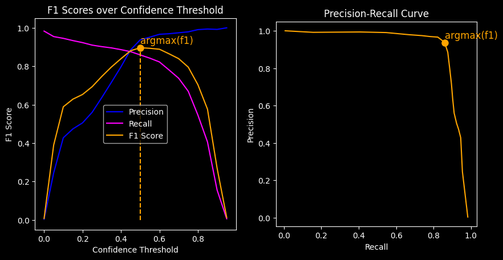
#> input picture evaluation_scores.png, 503 x 260 px, shrunk from 882 x 456 before the run, found by its file name
$ python combine_mri_comparison_figures.py
#> lines starting #> are read from the running program, lines starting #| are printed output that depends on the picture
#!/usr/bin/env python3
"""Join each figure of the own MRI model with the same figure of Ultralytics YOLOv5, side by side.

The two figures of a pair can differ by a few pixels, so the smaller one is padded with black to the size
of the larger one. Both halves then show at exactly the same size, wherever the page is rendered.

Run: python scripts/combine_mri_comparison_figures.py
"""
from pathlib import Path

import matplotlib.pyplot as plt
import numpy as np
from PIL import Image

figure_folder = Path(__file__).resolve().parents[1] / "docs" / "mri"
pairs = [
    ("evaluation_scores.png", "yolov5_evaluation_scores.png", "comparison_scores.png"),
    ("confusion_matrix.png", "yolov5_confusion_matrix.png", "comparison_confusion_matrices.png"),
    ("test_predictions.jpg", "yolov5_test_predictions.jpg", "comparison_predictions.jpg"),
]
model_names = ("Own model", "Ultralytics YOLOv5")


def padded_to(image, width, height):
    canvas = Image.new("RGB", (width, height), (0, 0, 0))
    canvas.paste(image, ((width - image.width) // 2, (height - image.height) // 2))
    return canvas


plt.style.use("dark_background")
for own_name, yolov5_name, combined_name in pairs:
    images = [Image.open(figure_folder / name).convert("RGB") for name in (own_name, yolov5_name)]
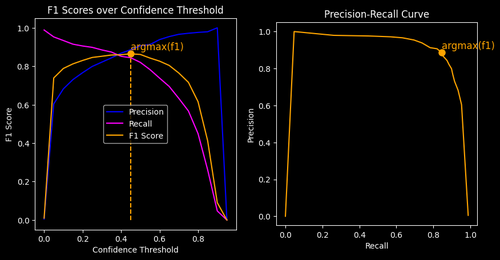
#> input picture docs/mri/yolov5_evaluation_scores.png, 500 x 260 px, shrunk from 876 x 456 before the run
#> images = 2 items
    width, height = max(image.width for image in images), max(image.height for image in images)
#> width = 503; height = 260
    images = [padded_to(image, width, height) for image in images]
#> in padded_to, `canvas = Image.new("RGB", (width, height), (0, 0, 0))`: canvas: PIL image 503x260 RGB; every value is 0
#> call 2 of padded_to, with width = 503, height = 260
#> in padded_to (call 2), `canvas.paste(image, ((width - image.width) // 2, (height - image.heigh..`:
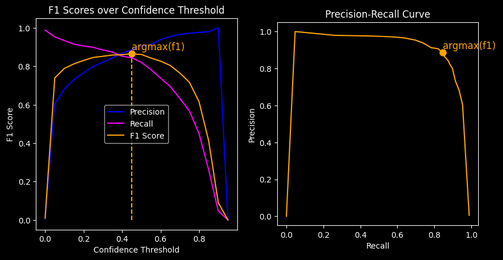
#> canvas: PIL image 503x260 RGB; mean R, G, B 9.4, 7.6, 7.4

    fig, axes = plt.subplots(1, 2, figsize=(2 * width / 100, height / 100 + .6), dpi=100)
    for ax, image, model_name in zip(axes, images, model_names):
        ax.imshow(np.asarray(image))
        ax.set_title(model_name, fontsize=16)
        ax.axis("off")
#> this loop made 2 passes
#> model_name on passes 1 to 2: 'Own model', 'Ultralytics YOLOv5'
    fig.subplots_adjust(left=0, right=1, bottom=0, top=1 - .6 / (height / 100 + .6), wspace=0.02)
    fig.savefig(figure_folder / combined_name, dpi=100, pil_kwargs={"quality": 90} if combined_name.endswith(".jpg") else {})
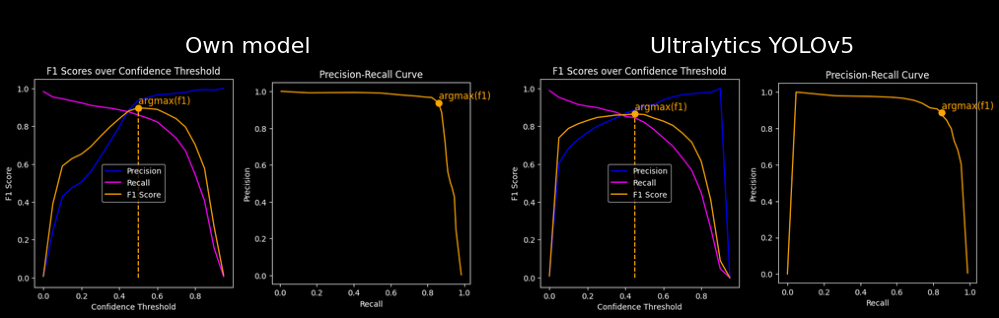
#> figure drawn by matplotlib, 2 panels
    plt.close(fig)
    print(f"Wrote {figure_folder / combined_name}")
#> pass 2 of the loop `for own_name, yolov5_name, combined_name in pairs:`:
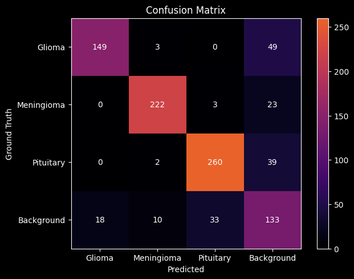
#> input picture confusion_matrix.png, 354 x 279 px, shrunk from 621 x 489 before the run, found by its file name
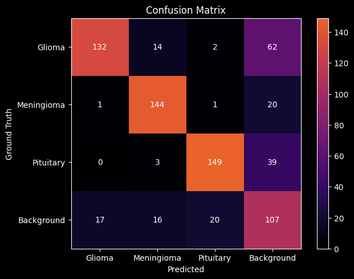
#> input picture docs/mri/yolov5_confusion_matrix.png, 354 x 279 px, shrunk from 621 x 489 before the run
#> width = 354; height = 279
#> image: PIL image 354x279 RGB
#> the loop `for ax, image, model_name in zip(axes, images, model_names):` made 2 passes
#> `fig.savefig(figure_folder / combined_name, dpi=100, pil_kwargs={"quali..`:
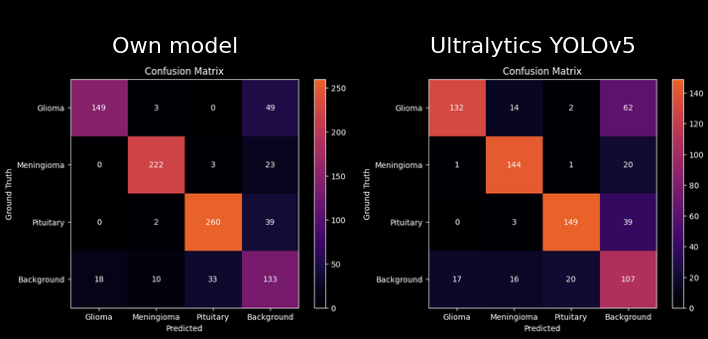
#> figure drawn by matplotlib, 2 panels
#> (the run stopped early here; a loop or call above may not have finished)
